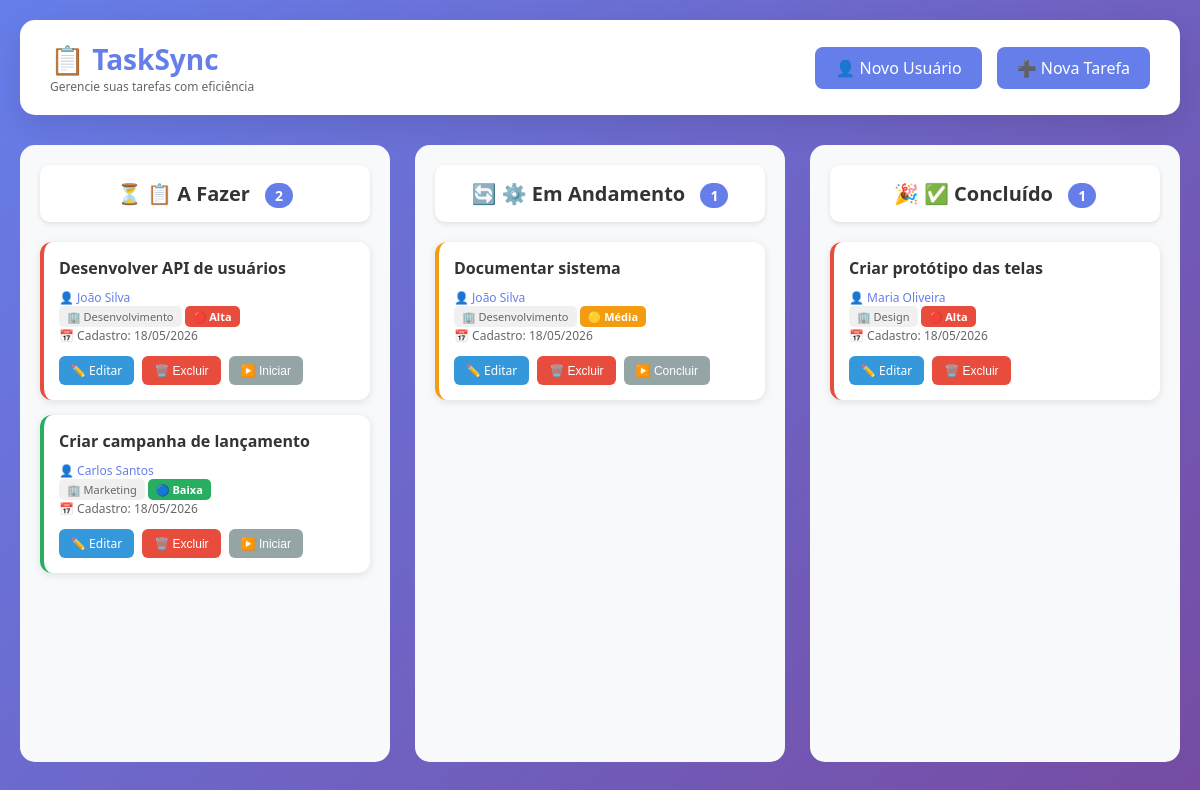
/frontend/gerenciamento_tarefas.php, run on the app's committed database.
### tables this page shows
CREATE TABLE IF NOT EXISTS tarefas (
    id INT AUTO_INCREMENT PRIMARY KEY,
    usuario_id INT NOT NULL,
    descricao TEXT NOT NULL,
    setor VARCHAR(50) NOT NULL,
    prioridade ENUM('baixa', 'media', 'alta') NOT NULL,
    data_cadastro DATE NOT NULL,
    status ENUM('a_fazer', 'fazendo', 'concluido') DEFAULT 'a_fazer',
    FOREIGN KEY (usuario_id) REFERENCES usuarios(id) ON DELETE CASCADE
);

CREATE TABLE IF NOT EXISTS usuarios (
    id INT AUTO_INCREMENT PRIMARY KEY,
    nome VARCHAR(100) NOT NULL,
    email VARCHAR(100) NOT NULL UNIQUE,
    setor VARCHAR(50) NOT NULL,
    data_cadastro TIMESTAMP DEFAULT CURRENT_TIMESTAMP
);

### backend/models/Tarefa.php (called while the page is built, shortened)
<?php
require_once __DIR__ . '/../config/database.php';
class Tarefa {
    public static function listarPorStatus() {
        global $pdo;
        $sql = "SELECT t.*, u.nome as usuario_nome, u.setor as usuario_setor
                FROM tarefas t
                JOIN usuarios u ON t.usuario_id = u.id
                ORDER BY t.data_cadastro DESC";
        $todas = $pdo->query($sql)->fetchAll();
        $porStatus = [
            'a_fazer' => [],
            'fazendo' => [],
            'concluido' => []
        ];
        foreach ($todas as $tarefa) {
            $porStatus[$tarefa['status']][] = $tarefa;
        }
        return $porStatus;
    }
}
?>

### frontend/gerenciamento_tarefas.php (the view, shortened to what this page needs)
<?php
require_once __DIR__ . '/../backend/models/Tarefa.php';
$tarefasPorStatus = Tarefa::listarPorStatus();
$statusNomes = [
    'a_fazer' => '📋 A Fazer',
    'fazendo' => '⚙️ Em Andamento',
    'concluido' => '✅ Concluído'
];
$statusIcones = [
    'a_fazer' => '⏳',
    'fazendo' => '🔄',
    'concluido' => '🎉'
];
$statusProximo = [
    'a_fazer' => 'fazendo',
    'fazendo' => 'concluido',
    'concluido' => 'concluido'
];
$statusTextoProximo = [
    'a_fazer' => 'Iniciar',
    'fazendo' => 'Concluir',
    'concluido' => 'Concluído'
];
?>
<!DOCTYPE html>
<html lang="pt-br">
<head>
    <link rel="stylesheet" href="css/style.css">
</head>
<body>
    <div class="container">
        <div class="header">
            <div class="logo">
                <h1>📋 TaskSync</h1>
                <p>Gerencie suas tarefas com eficiência</p>
            </div>
            <div class="nav-buttons">
                <a href="cadastro_usuario.php" class="btn-nav">👤 Novo Usuário</a>
                <a href="cadastro_tarefa.php" class="btn-nav">➕ Nova Tarefa</a>
            </div>
        </div>
        <div class="kanban-board">
            <?php foreach ($tarefasPorStatus as $status => $tarefas): ?>
                <div class="kanban-column">
                    <div class="column-header">
                        <h3>
                            <?php echo $statusIcones[$status]; ?> <?php echo $statusNomes[$status]; ?>
                            <span class="count"><?php echo count($tarefas); ?></span>
                        </h3>
                    </div>
                    <div class="tasks-list">
                        <?php foreach ($tarefas as $tarefa): ?>
                            <div class="task-card prioridade-<?php echo $tarefa['prioridade']; ?>">
                                <div class="task-descricao">
                                    <?php echo htmlspecialchars($tarefa['descricao']); ?>
                                </div>
                                <div class="task-info">
                                    <span class="task-usuario">👤 <?php echo htmlspecialchars($tarefa['usuario_nome']); ?></span><br>
                                    <span class="task-setor">🏢 <?php echo htmlspecialchars($tarefa['setor']); ?></span>
                                    <span class="task-prioridade prioridade-<?php echo $tarefa['prioridade']; ?>-text">
                                        <?php
                                            $prioridades = ['baixa' => '🔵 Baixa', 'media' => '🟡 Média', 'alta' => '🔴 Alta'];
                                            echo $prioridades[$tarefa['prioridade']];
                                        ?>
                                    </span><br>
                                    <span>📅 Cadastro: <?php echo date('d/m/Y', strtotime($tarefa['data_cadastro'])); ?></span>
                                </div>
                                <div class="task-actions">
                                    <a href="editar_tarefa.php?id=<?php echo $tarefa['id']; ?>" class="btn-action btn-edit">✏️ Editar</a>
                                    <button onclick="confirmarExclusao(<?php echo $tarefa['id']; ?>)" class="btn-action btn-delete">🗑️ Excluir</button>
                                    <?php if ($tarefa['status'] != 'concluido'): ?>
                                        <button onclick="alterarStatus(<?php echo $tarefa['id']; ?>, '<?php echo $statusProximo[$tarefa['status']]; ?>')" class="btn-action btn-status">
                                            ▶️ <?php echo $statusTextoProximo[$tarefa['status']]; ?>
                                        </button>
                                    <?php endif; ?>
                                </div>
                            </div>
                        <?php endforeach; ?>
                    </div>
                </div>
            <?php endforeach; ?>
        </div>
    </div>
</body>
</html>

### frontend/css/style.css (style rules this page uses)
* { margin: 0; padding: 0; box-sizing: border-box; }
body { font-family: 'Segoe UI', Tahoma, Geneva, Verdana, sans-serif; background: linear-gradient(135deg, #667eea 0%, #764ba2 100%); min-height: 100vh; padding: 20px; }
.container { max-width: 1400px; margin: 0 auto; }
.header { background: white; border-radius: 15px; padding: 20px 30px; margin-bottom: 30px; box-shadow: 0 10px 30px rgba(0,0,0,0.1); display: flex; justify-content: space-between; align-items: center; }
.logo h1 { color: #667eea; font-size: 28px; }
.logo p { color: #666; font-size: 12px; }
.nav-buttons { display: flex; gap: 15px; }
.btn-nav { padding: 10px 20px; background: #667eea; color: white; text-decoration: none; border-radius: 8px; transition: 0.3s; }
.kanban-board { display: flex; gap: 25px; margin-top: 20px; overflow-x: auto; }
.kanban-column { flex: 1; min-width: 320px; background: #f8f9fa; border-radius: 15px; padding: 20px; }
.column-header { background: white; padding: 15px; border-radius: 10px; margin-bottom: 20px; text-align: center; box-shadow: 0 2px 5px rgba(0,0,0,0.1); }
.column-header h3 { color: #333; font-size: 20px; }
.column-header .count { background: #667eea; color: white; padding: 3px 10px; border-radius: 20px; font-size: 14px; margin-left: 10px; }
.tasks-list { min-height: 500px; }
.task-card { background: white; border-radius: 12px; padding: 15px; margin-bottom: 15px; box-shadow: 0 2px 8px rgba(0,0,0,0.1); transition: 0.3s; border-left: 4px solid; }
.task-card.prioridade-alta { border-left-color: #e74c3c; }
.task-card.prioridade-media { border-left-color: #f39c12; }
.task-card.prioridade-baixa { border-left-color: #27ae60; }
.task-descricao { font-size: 16px; font-weight: 600; color: #333; margin-bottom: 10px; }
.task-info { font-size: 12px; color: #666; margin-bottom: 8px; }
.task-usuario { color: #667eea; font-weight: 500; }
.task-setor { background: #f0f0f0; padding: 3px 8px; border-radius: 5px; display: inline-block; font-size: 11px; }
.task-prioridade { display: inline-block; padding: 3px 8px; border-radius: 5px; font-size: 11px; font-weight: bold; }
.prioridade-alta-text { background: #e74c3c; color: white; }
.prioridade-media-text { background: #f39c12; color: white; }
.prioridade-baixa-text { background: #27ae60; color: white; }
.task-actions { margin-top: 12px; display: flex; gap: 8px; flex-wrap: wrap; }
.btn-action { padding: 6px 12px; border: none; border-radius: 6px; cursor: pointer; font-size: 12px; transition: 0.3s; text-decoration: none; display: inline-block; }
.btn-edit { background: #3498db; color: white; }
.btn-delete { background: #e74c3c; color: white; }
.btn-status { background: #95a5a6; color: white; }

### data on the page
tarefas: descricao "Desenvolver API de usuários", usuario.nome "João Silva", setor "Desenvolvimento", prioridade "🔴 Alta", data_cadastro "18/05/2026", status "Iniciar"
tarefas: descricao "Criar campanha de lançamento", usuario.nome "Carlos Santos", setor "Marketing", prioridade "🔵 Baixa", data_cadastro "18/05/2026", status "Iniciar"
tarefas: descricao "Documentar sistema", usuario.nome "João Silva", setor "Desenvolvimento", prioridade "🟡 Média", data_cadastro "18/05/2026", status "Concluir"
tarefas: descricao "Criar protótipo das telas", usuario.nome "Maria Oliveira", setor "Design", prioridade "🔴 Alta", data_cadastro "18/05/2026"

### other printed values
$statusIcones[$status] "⏳"
$statusNomes[$status] "📋 A Fazer"
count($tarefas) "2"
$statusIcones[$status] "🔄"
$statusNomes[$status] "⚙️ Em Andamento"
count($tarefas) "1"
$statusIcones[$status] "🎉"
$statusNomes[$status] "✅ Concluído"
